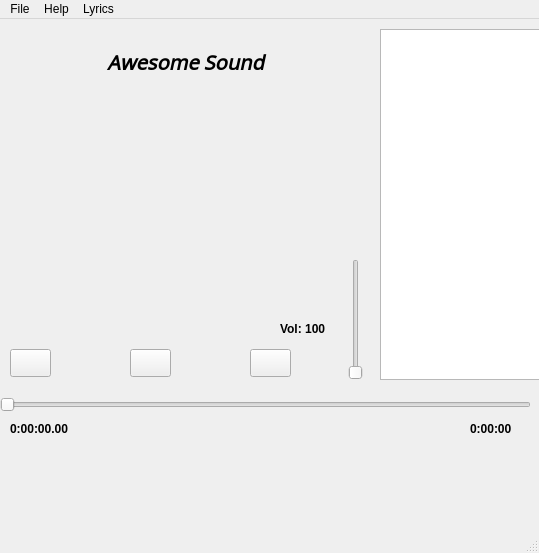
<?xml version="1.0" encoding="UTF-8"?>
<ui version="4.0">
 <class>MainWindow</class>
 <widget class="QMainWindow" name="MainWindow">
  <property name="geometry">
   <rect>
    <x>0</x>
    <y>0</y>
    <width>539</width>
    <height>553</height>
   </rect>
  </property>
  <property name="windowTitle">
   <string>MainWindow</string>
  </property>
  <widget class="QWidget" name="centralwidget">
   <widget class="QSlider" name="music_prog_bar">
    <property name="geometry">
     <rect>
      <x>0</x>
      <y>370</y>
      <width>531</width>
      <height>31</height>
     </rect>
    </property>
    <property name="cursor">
     <cursorShape>PointingHandCursor</cursorShape>
    </property>
    <property name="orientation">
     <enum>Qt::Horizontal</enum>
    </property>
   </widget>
   <widget class="QSlider" name="volume_bar">
    <property name="geometry">
     <rect>
      <x>340</x>
      <y>240</y>
      <width>31</width>
      <height>121</height>
     </rect>
    </property>
    <property name="orientation">
     <enum>Qt::Vertical</enum>
    </property>
   </widget>
   <widget class="QPushButton" name="prev_btn">
    <property name="geometry">
     <rect>
      <x>10</x>
      <y>330</y>
      <width>41</width>
      <height>28</height>
     </rect>
    </property>
    <property name="cursor">
     <cursorShape>PointingHandCursor</cursorShape>
    </property>
    <property name="text">
     <string/>
    </property>
   </widget>
   <widget class="QLabel" name="bg_lbl">
    <property name="geometry">
     <rect>
      <x>2</x>
      <y>9</y>
      <width>541</width>
      <height>411</height>
     </rect>
    </property>
    <property name="text">
     <string/>
    </property>
   </widget>
   <widget class="QLabel" name="current_playing_lbl">
    <property name="geometry">
     <rect>
      <x>0</x>
      <y>10</y>
      <width>371</width>
      <height>61</height>
     </rect>
    </property>
    <property name="font">
     <font>
      <family>Noto Music</family>
      <pointsize>15</pointsize>
      <weight>75</weight>
      <italic>true</italic>
      <bold>true</bold>
      <underline>false</underline>
      <kerning>false</kerning>
     </font>
    </property>
    <property name="text">
     <string>Awesome Sound</string>
    </property>
    <property name="alignment">
     <set>Qt::AlignCenter</set>
    </property>
   </widget>
   <widget class="QListWidget" name="music_container">
    <property name="geometry">
     <rect>
      <x>380</x>
      <y>10</y>
      <width>161</width>
      <height>351</height>
     </rect>
    </property>
    <property name="font">
     <font>
      <weight>75</weight>
      <bold>true</bold>
      <underline>true</underline>
     </font>
    </property>
   </widget>
   <widget class="QPushButton" name="play_btn">
    <property name="geometry">
     <rect>
      <x>130</x>
      <y>330</y>
      <width>41</width>
      <height>28</height>
     </rect>
    </property>
    <property name="cursor">
     <cursorShape>PointingHandCursor</cursorShape>
    </property>
    <property name="text">
     <string/>
    </property>
   </widget>
   <widget class="QPushButton" name="next_btn">
    <property name="geometry">
     <rect>
      <x>250</x>
      <y>330</y>
      <width>41</width>
      <height>28</height>
     </rect>
    </property>
    <property name="cursor">
     <cursorShape>PointingHandCursor</cursorShape>
    </property>
    <property name="text">
     <string/>
    </property>
   </widget>
   <widget class="QLabel" name="volume_lbl">
    <property name="geometry">
     <rect>
      <x>280</x>
      <y>300</y>
      <width>71</width>
      <height>20</height>
     </rect>
    </property>
    <property name="font">
     <font>
      <weight>75</weight>
      <bold>true</bold>
     </font>
    </property>
    <property name="text">
     <string>Vol: 100</string>
    </property>
   </widget>
   <widget class="QLabel" name="current_time_lbl">
    <property name="geometry">
     <rect>
      <x>10</x>
      <y>400</y>
      <width>81</width>
      <height>20</height>
     </rect>
    </property>
    <property name="font">
     <font>
      <weight>75</weight>
      <bold>true</bold>
     </font>
    </property>
    <property name="text">
     <string>0:00:00.00</string>
    </property>
   </widget>
   <widget class="QLabel" name="total_time_lbl">
    <property name="geometry">
     <rect>
      <x>470</x>
      <y>400</y>
      <width>63</width>
      <height>20</height>
     </rect>
    </property>
    <property name="font">
     <font>
      <weight>75</weight>
      <bold>true</bold>
     </font>
    </property>
    <property name="text">
     <string>0:00:00</string>
    </property>
   </widget>
   <widget class="QLabel" name="lyrics_lbl">
    <property name="geometry">
     <rect>
      <x>10</x>
      <y>70</y>
      <width>361</width>
      <height>121</height>
     </rect>
    </property>
    <property name="text">
     <string/>
    </property>
    <property name="wordWrap">
     <bool>true</bool>
    </property>
   </widget>
   <zorder>bg_lbl</zorder>
   <zorder>music_prog_bar</zorder>
   <zorder>volume_bar</zorder>
   <zorder>prev_btn</zorder>
   <zorder>music_container</zorder>
   <zorder>play_btn</zorder>
   <zorder>next_btn</zorder>
   <zorder>volume_lbl</zorder>
   <zorder>current_time_lbl</zorder>
   <zorder>total_time_lbl</zorder>
   <zorder>lyrics_lbl</zorder>
   <zorder>current_playing_lbl</zorder>
  </widget>
  <widget class="QMenuBar" name="menubar">
   <property name="geometry">
    <rect>
     <x>0</x>
     <y>0</y>
     <width>539</width>
     <height>28</height>
    </rect>
   </property>
   <widget class="QMenu" name="menuFile">
    <property name="title">
     <string>File</string>
    </property>
   </widget>
   <widget class="QMenu" name="menuHelp">
    <property name="title">
     <string>Help</string>
    </property>
    <addaction name="actionShortcuts"/>
   </widget>
   <widget class="QMenu" name="menuLyrics">
    <property name="title">
     <string>Lyrics</string>
    </property>
    <addaction name="actionChoose_file"/>
    <addaction name="actionCreate"/>
   </widget>
   <addaction name="menuFile"/>
   <addaction name="menuHelp"/>
   <addaction name="menuLyrics"/>
  </widget>
  <widget class="QStatusBar" name="statusbar"/>
  <action name="actionShortcuts">
   <property name="text">
    <string>Shortcuts</string>
   </property>
  </action>
  <action name="actionChoose_file">
   <property name="text">
    <string>Choose file</string>
   </property>
  </action>
  <action name="actionCreate">
   <property name="text">
    <string>Create</string>
   </property>
  </action>
 </widget>
 <resources/>
 <connections/>
</ui>
